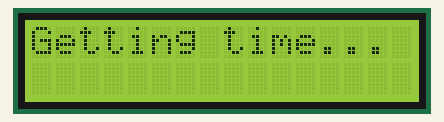
Recording of a sketch running on a simulated Arduino Uno R4 WiFi. Shown: 16×2 character LCD. WiFi joins after 1.5 s; servers stay silent unless stated; the local clock reads 2024-03-15 10:24:30 at power-on unless the sketch sets it.

Above: at 1.6 s.
At 2.2 s:
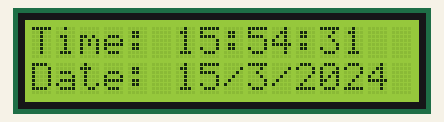
At 11.2 s:
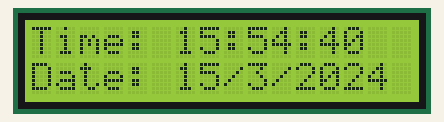
At 20.2 s:
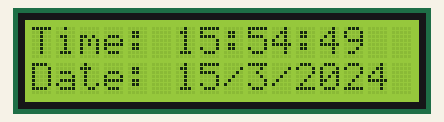
At 29.2 s:
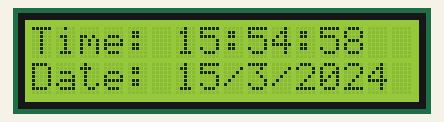
At 38.2 s:
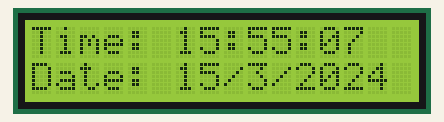

Measured:
- what the display in image 0 shows lasts 0.5 s, from 1.6 s to 2.1 s
- what the display in image 1 shows lasts 1.2 s, from 2.1 s to 3.3 s

The sketch:

rtc_lcd_final.ino
```cpp
/*
  Arduino UNO R4 WiFi - RTC synced over WiFi -> 16x2 I2C LCD

  Display layout (16 columns, starts at the left edge):
    Time: 09:06:23
    Date: 22/11/2026

  Libraries: "LiquidCrystal I2C" (Frank de Brabander). WiFiS3 and RTC come with the UNO R4 core.
*/

#include <Wire.h>
#include <LiquidCrystal_I2C.h>
#include <WiFiS3.h>
#include "RTC.h"

const char* WIFI_SSID = "YOUR_WIFI_NAME";
const char* WIFI_PASS = "YOUR_WIFI_PASSWORD";

// Time zone offset in seconds from UTC. India (IST, UTC+5:30) = 19800
const long TZ_OFFSET = 19800;

LiquidCrystal_I2C lcd(0x27, 16, 2);   // change to 0x3F if the screen stays blank

bool syncTime() {
  lcd.clear();
  lcd.print("Connecting WiFi");
  WiFi.begin(WIFI_SSID, WIFI_PASS);
  unsigned long start = millis();
  while (WiFi.status() != WL_CONNECTED) {
    if (millis() - start > 20000) return false;
    delay(500);
  }

  lcd.clear();
  lcd.print("Getting time...");
  unsigned long epoch = 0;
  for (int i = 0; i < 10 && epoch < 1700000000UL; i++) {
    epoch = WiFi.getTime();
    delay(500);
  }
  if (epoch < 1700000000UL) return false;

  RTCTime t;
  t.setUnixTime((time_t)(epoch + TZ_OFFSET));
  RTC.setTime(t);
  return true;
}

void setup() {
  lcd.init();
  lcd.backlight();
  RTC.begin();

  if (!syncTime()) {
    lcd.clear();
    lcd.print("Sync failed!");
    lcd.setCursor(0, 1);
    lcd.print("Check WiFi/pass");
    while (true) delay(1000);
  }
  lcd.clear();
}

void loop() {
  RTCTime now;
  RTC.getTime(now);

  char line[17];

  char text[24];

  // Top row: "Time: HH:MM:SS" (padded to 16 characters to clear leftovers)
  snprintf(text, sizeof(text), "Time: %02d:%02d:%02d",
           now.getHour(), now.getMinutes(), now.getSeconds());
  snprintf(line, sizeof(line), "%-16s", text);
  lcd.setCursor(0, 0);
  lcd.print(line);

  // Bottom row: "Date: D/M/YYYY" (no leading zeros on day and month)
  snprintf(text, sizeof(text), "Date: %d/%d/%04d",
           now.getDayOfMonth(), Month2int(now.getMonth()), now.getYear());
  snprintf(line, sizeof(line), "%-16s", text);
  lcd.setCursor(0, 1);
  lcd.print(line);

  delay(250);
}
```
